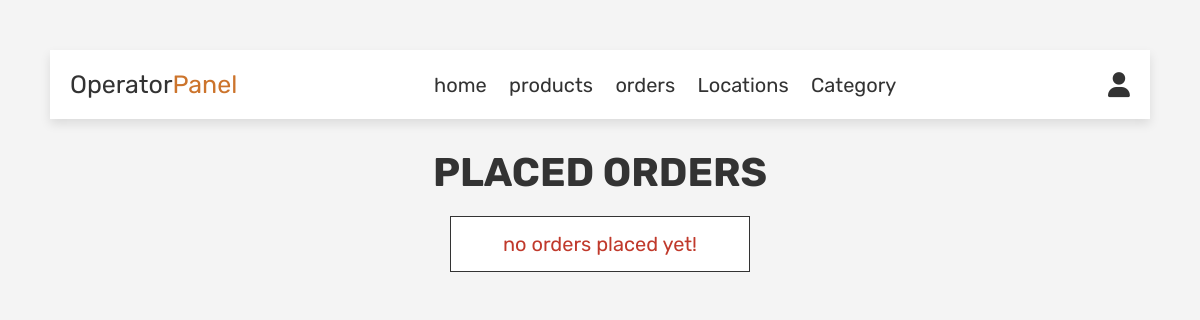
/operator/operator_order.php, run on an earlier commit of the app's database.
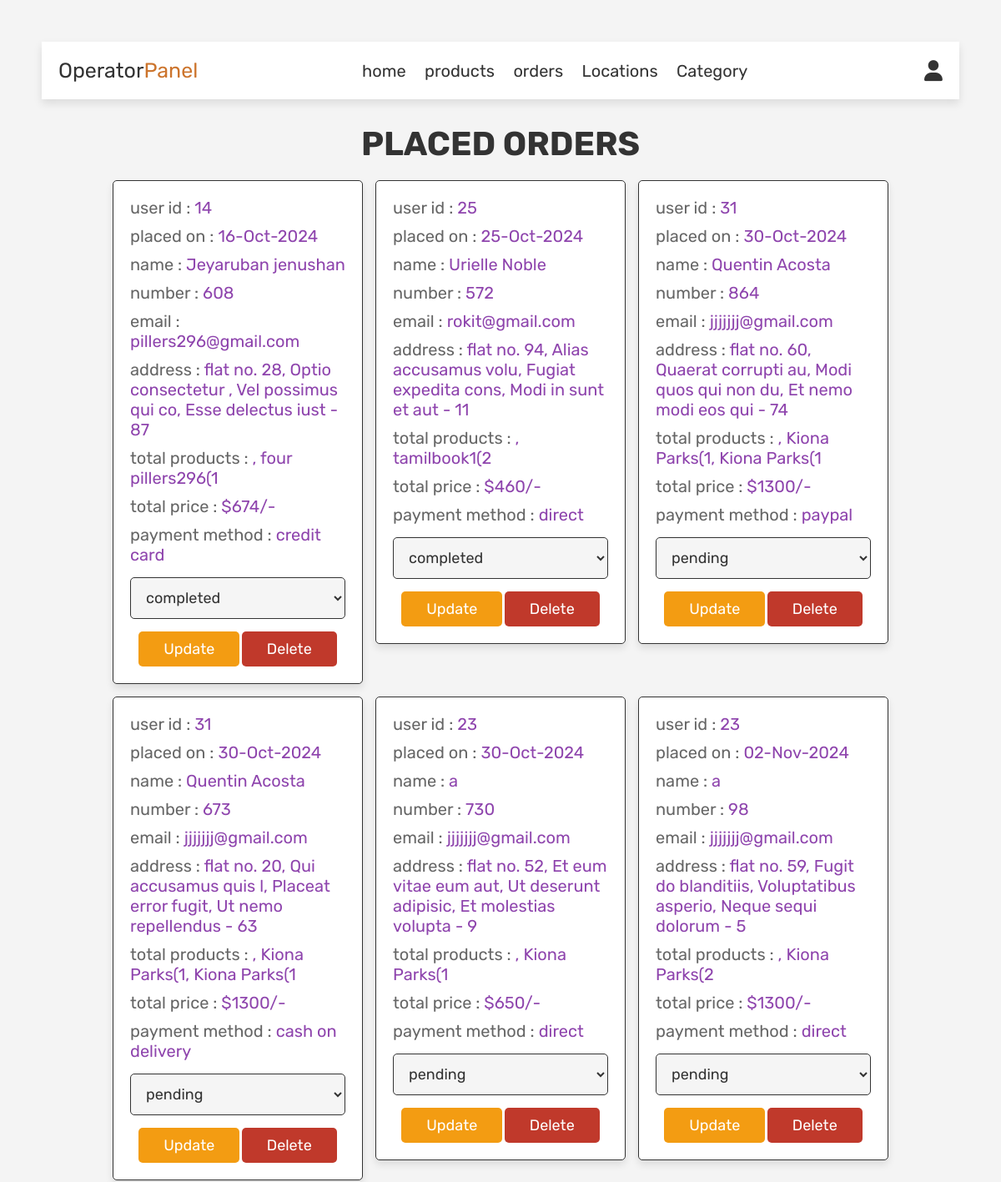
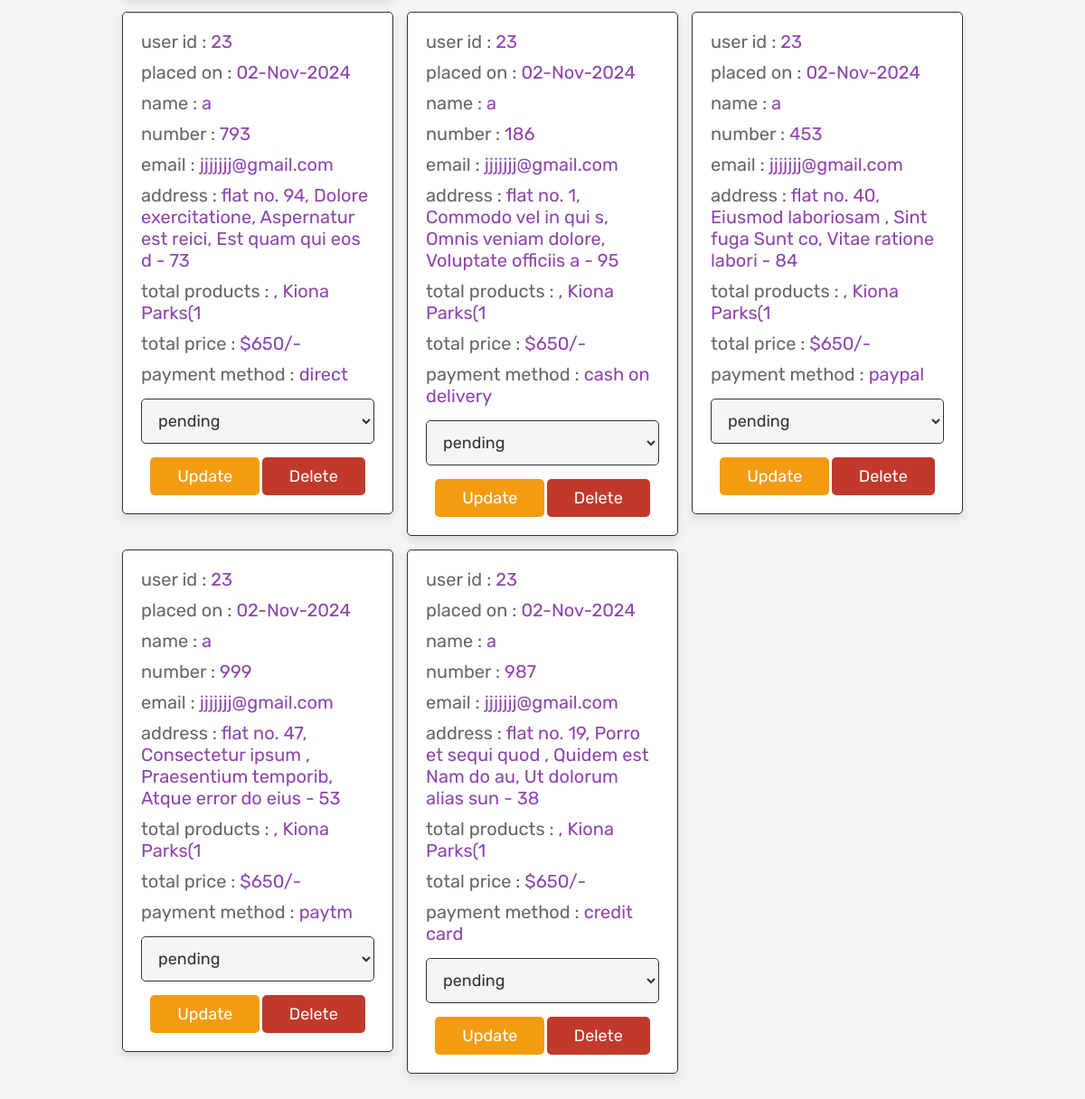
And on a later commit of the database (2 pictures, top to bottom).
### tables this page shows
CREATE TABLE `orders` (
  `id` int(11) NOT NULL,
  `user_id` int(11) NOT NULL,
  `name` varchar(100) NOT NULL,
  `number` varchar(100) NOT NULL,
  `email` varchar(100) NOT NULL,
  `method` varchar(50) NOT NULL,
  `address` varchar(100) NOT NULL,
  `total_products` varchar(1000) NOT NULL,
  `total_price` int(100) NOT NULL,
  `placed_on` varchar(50) NOT NULL,
  `payment_status` varchar(100) NOT NULL DEFAULT 'pending'
);

### operator/operator_order.php (the view, shortened to what this page needs)
<?php
require_once '../config.php';
?>
<!DOCTYPE html>
<html lang="en">
<head>
   <link rel="stylesheet" href="https://cdnjs.cloudflare.com/ajax/libs/font-awesome/6.0.0/css/all.min.css">
   <link rel="stylesheet" href="../css/operator_style.css">
</head>
<body>
<?php include 'operator_header.php'; ?>
<section class="orders">
   <h1 class="title">placed orders</h1>
   <div class="box-container">
      <?php
      $select_orders = mysqli_query($conn, "SELECT * FROM `orders`") or die('query failed');
      if(mysqli_num_rows($select_orders) > 0){
         while($fetch_orders = mysqli_fetch_assoc($select_orders)){
      ?>
      <div class="box">
         <p> user id : <span><?php echo $fetch_orders['user_id']; ?></span> </p>
         <p> placed on : <span><?php echo $fetch_orders['placed_on']; ?></span> </p>
         <p> name : <span><?php echo $fetch_orders['name']; ?></span> </p>
         <p> number : <span><?php echo $fetch_orders['number']; ?></span> </p>
         <p> email : <span><?php echo $fetch_orders['email']; ?></span> </p>
         <p> address : <span><?php echo $fetch_orders['address']; ?></span> </p>
         <p> total products : <span><?php echo $fetch_orders['total_products']; ?></span> </p>
         <p> total price : <span>$<?php echo $fetch_orders['total_price']; ?>/-</span> </p>
         <p> payment method : <span><?php echo $fetch_orders['method']; ?></span> </p>
         <form action="" method="post">
            <select name="update_payment">
               <option value="" selected disabled><?php echo $fetch_orders['payment_status']; ?></option>
            </select>
            <input type="submit" value="update" name="update_order" class="option-btn">
            <a href="operator_order.php?delete=<?php echo $fetch_orders['id']; ?>" onclick="return confirm('delete this order?');" class="delete-btn">delete</a>
         </form>
      </div>
      <?php
         }
      }else{
         echo '<p class="empty">no orders placed yet!</p>';
      }
      ?>
   </div>
</section>
</body>
</html>

What changed in the data, as far as the page shows it:
added orders: user "14", placed_on "16-Oct-2024", name "Jeyaruban jenushan", number "608", email "pillers296@gmail.com", address "flat no. 28, Optio consectetur , Vel possimus qui co, Esse delectus iust - 87", total_products ", four pillers296(1", total_price "674", method "credit card", update_payment "completed"
added orders: user "25", placed_on "25-Oct-2024", name "Urielle Noble", number "572", email "rokit@gmail.com", address "flat no. 94, Alias accusamus volu, Fugiat expedita cons, Modi in sunt et aut - 11", total_products ", tamilbook1(2", total_price "460", method "direct", update_payment "completed"
added orders: user "31", placed_on "30-Oct-2024", name "Quentin Acosta", number "864", email "jjjjjjj@gmail.com", address "flat no. 60, Quaerat corrupti au, Modi quos qui non du, Et nemo modi eos qui - 74", total_products ", Kiona Parks(1, Kiona Parks(1", total_price "1300", method "paypal", update_payment "pending"
added orders: user "31", placed_on "30-Oct-2024", name "Quentin Acosta", number "673", email "jjjjjjj@gmail.com", address "flat no. 20, Qui accusamus quis l, Placeat error fugit, Ut nemo repellendus - 63", total_products ", Kiona Parks(1, Kiona Parks(1", total_price "1300", method "cash on delivery", update_payment "pending"
added orders: user "23", placed_on "30-Oct-2024", name "a", number "730", email "jjjjjjj@gmail.com", address "flat no. 52, Et eum vitae eum aut, Ut deserunt adipisic, Et molestias volupta - 9", total_products ", Kiona Parks(1", total_price "650", method "direct", update_payment "pending"
added orders: user "23", placed_on "02-Nov-2024", name "a", number "98", email "jjjjjjj@gmail.com", address "flat no. 59, Fugit do blanditiis, Voluptatibus asperio, Neque sequi dolorum - 5", total_products ", Kiona Parks(2", total_price "1300", method "direct", update_payment "pending"
added orders: user "23", placed_on "02-Nov-2024", name "a", number "793", email "jjjjjjj@gmail.com", address "flat no. 94, Dolore exercitatione, Aspernatur est reici, Est quam qui eos d - 73", total_products ", Kiona Parks(1", total_price "650", method "direct", update_payment "pending"
added orders: user "23", placed_on "02-Nov-2024", name "a", number "186", email "jjjjjjj@gmail.com", address "flat no. 1, Commodo vel in qui s, Omnis veniam dolore, Voluptate officiis a - 95", total_products ", Kiona Parks(1", total_price "650", method "cash on delivery", update_payment "pending"
added orders: user "23", placed_on "02-Nov-2024", name "a", number "453", email "jjjjjjj@gmail.com", address "flat no. 40, Eiusmod laboriosam , Sint fuga Sunt co, Vitae ratione labori - 84", total_products ", Kiona Parks(1", total_price "650", method "paypal", update_payment "pending"
added orders: user "23", placed_on "02-Nov-2024", name "a", number "999", email "jjjjjjj@gmail.com", address "flat no. 47, Consectetur ipsum , Praesentium temporib, Atque error do eius - 53", total_products ", Kiona Parks(1", total_price "650", method "paytm", update_payment "pending"
added orders: user "23", placed_on "02-Nov-2024", name "a", number "987", email "jjjjjjj@gmail.com", address "flat no. 19, Porro et sequi quod , Quidem est Nam do au, Ut dolorum alias sun - 38", total_products ", Kiona Parks(1", total_price "650", method "credit card", update_payment "pending"
Also different on the page:
text no longer shown: "no orders placed yet!"
